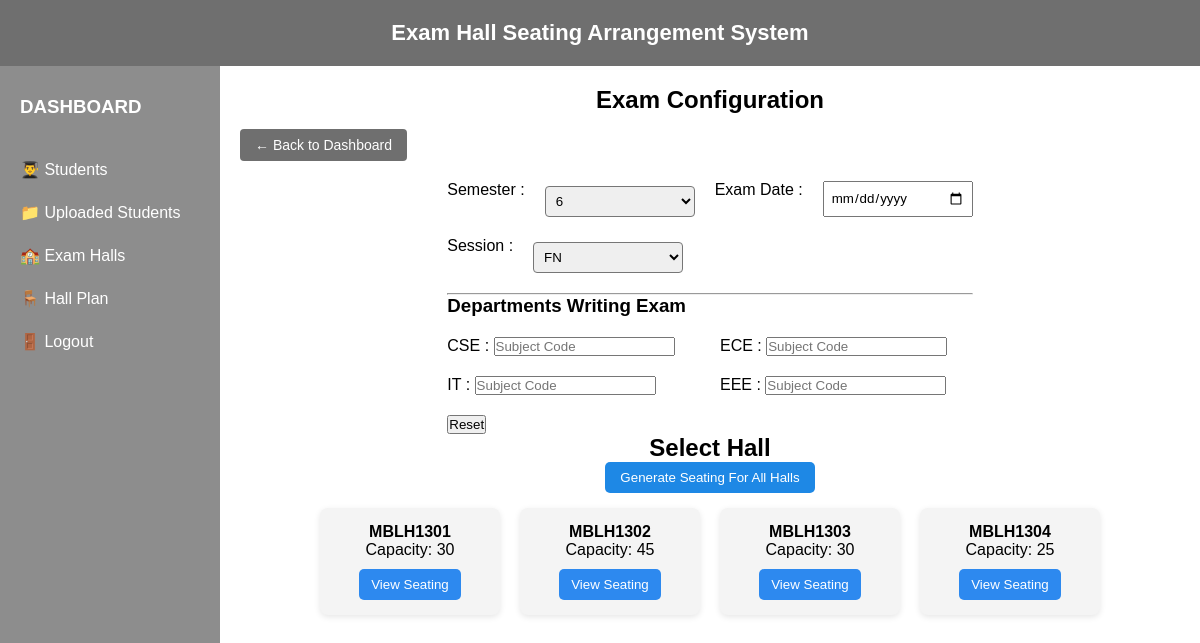
Screenshot of /hall_plan (signed in) with the database file from the repository.
### models/hall.py (models this page shows)
class Hall(db.Model):
    id = db.Column(db.Integer, primary_key=True)
    hall_name = db.Column(db.String(50), unique=True, nullable=False)
    rows = db.Column(db.Integer, nullable=False)
    columns = db.Column(db.Integer, nullable=False)
    capacity = db.Column(db.Integer, nullable=False)
    status = db.Column(db.String(20), default="active")

### app.py (the view)
@app.route('/hall_plan', methods=['GET','POST'])
def hall_plan():
    if "user" not in session:
        return redirect(url_for("login"))
    if request.method == "POST":
        session['exam_date'] = request.form.get('exam_date')
        session['session'] = request.form.get('session')
    halls = Hall.query.filter_by(status="active").all()
    return render_template("hall_plan.html", halls=halls)

### templates/hall_plan.html (shortened to what this page needs)
<!DOCTYPE html>
<html>
<head>
    <link rel="stylesheet" href="{{ url_for('static', filename='css/style.css') }}">
</head>
<body>
<div class="top-header">
    Exam Hall Seating Arrangement System
</div>
<div class="main-container">
    <div class="sidebar">
        <h3>DASHBOARD</h3>
        <ul>
            <li><a href="{{ url_for('students_page') }}">👨‍🎓 Students</a></li>
            <li><a href="{{ url_for('uploaded_batches') }}">📁 Uploaded Students</a></li>
            <li><a href="{{ url_for('halls_page') }}">🏫 Exam Halls</a></li>
            <li><a href="{{ url_for('hall_plan') }}">🪑 Hall Plan</a></li>
            <li><a href="{{ url_for('logout') }}">🚪 Logout</a></li>
        </ul>
    </div>
    <div class="dashboard-content">
        <h2>Exam Configuration</h2>
        <div class="back-container">
            <a href="{{ url_for('dashboard') }}" class="btn-back">
                ← Back to Dashboard
            </a>
        </div>
        <form method="POST">
            <div class="form-row">
                <label>Semester :</label>
                <select name="semester" required>
                    <option value="6">6</option>
                </select>
                <label>Exam Date :</label>
                <input type="date" name="exam_date" required>
            </div>
            <div class="form-row">
                <label>Session :</label>
                <select name="session" required>
                    <option value="FN">FN</option>
                </select>
            </div>
            <hr>
            <h3>Departments Writing Exam</h3>
            <div class="dept-grid">
                <div>
                    <label>CSE :</label>
                    <input type="text" name="cse_subject" placeholder="Subject Code">
                </div>
                <div>
                    <label>ECE :</label>
                    <input type="text" name="ece_subject" placeholder="Subject Code">
                </div>
                <div>
                    <label>IT :</label>
                    <input type="text" name="it_subject" placeholder="Subject Code">
                </div>
                <div>
                    <label>EEE :</label>
                    <input type="text" name="eee_subject" placeholder="Subject Code">
                </div>
            </div>
            <div class="btn-group">
                <button type="reset">Reset</button>
            </div>
        </form>
        <h2>Select Hall</h2>
        <form action="/generate_all_seating" method="POST">
            <button type="submit" class="generate-btn">
                Generate Seating For All Halls
            </button>
        </form>
        <div class="hall-container">
            {% for hall in halls %}
            <div class="hall-card">
                <p><strong>{{ hall.hall_name }}</strong></p>
                <p>Capacity: {{ hall.capacity }}</p>
                <a href="{{ url_for('view_seating', hall_id=hall.id) }}">
                    <button class="view-btn">View Seating</button>
                </a>
            </div>
            {% endfor %}
        </div>
    </div>
</div>

### static/css/style.css (style rules this page uses)
* { margin: 0; padding: 0; box-sizing: border-box; font-family: Arial, Helvetica, sans-serif; }
.top-header { background-color: #6f6f6f; color: white; text-align: center; padding: 20px; font-size: 22px; font-weight: bold; }
.main-container { display: flex; min-height: 100vh; }
.sidebar { width: 220px; background-color: #8d8d8d; min-height: 100vh; padding: 30px 20px; color: white; position: sticky; top: 0; }
.sidebar h3 { margin-bottom: 30px; }
.sidebar ul { list-style: none; }
.sidebar li { padding: 12px 0; cursor: pointer; }
.sidebar li a { text-decoration: none; color: white; }
.dashboard-content { flex: 1; padding: 20px; display: flex; flex-direction: column; align-items: center; }
select, input[type="file"] { width: 100%; padding: 8px; margin-top: 5px; border-radius: 4px; }
.back-container { width: 100%; text-align: left; }
.btn-back { display: inline-block; width: fit-content; margin: 15px 0 20px 0; padding: 8px 15px; background-color: #6f6f6f; color: white; text-decoration: none; border-radius: 4px; font-size: 14px; }
.form-row { display: flex; gap: 20px; margin-bottom: 20px; }
.form-row input, .form-row select { padding: 6px; width: 150px; }
.dept-grid { display: grid; grid-template-columns: repeat(2,1fr); gap: 20px; margin-top: 20px; }
.generate-btn { background-color: #1e88e5; color: white; margin-bottom: 15px; padding: 8px 15px; border: none; border-radius: 5px; }
.btn-group { margin-top: 20px; }
.hall-container { display: flex; flex-wrap: wrap; gap: 20px; justify-content: center; }
.hall-card { width: 180px; padding: 15px; background: #f4f4f4; border-radius: 8px; text-align: center; box-shadow: 0 2px 6px rgba(0,0,0,0.1); }
.view-btn { margin-top: 10px; padding: 8px 12px; background-color: #2d89ef; color: white; border: none; border-radius: 5px; cursor: pointer; }

### rows the page displays
Hall: hall_name "MBLH1301", capacity "30"
Hall: hall_name "MBLH1302", capacity "45"
Hall: hall_name "MBLH1303", capacity "30"
Hall: hall_name "MBLH1304", capacity "25"
